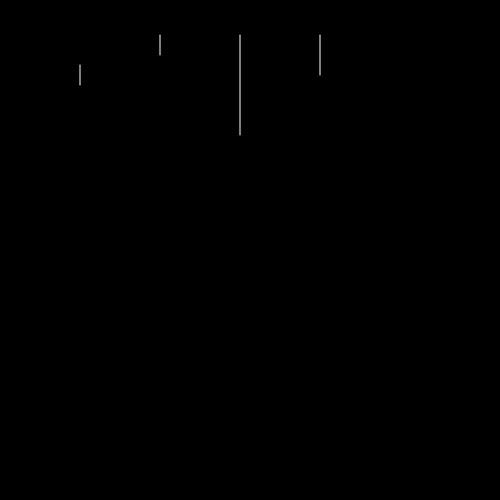
Frame 1 (no input)
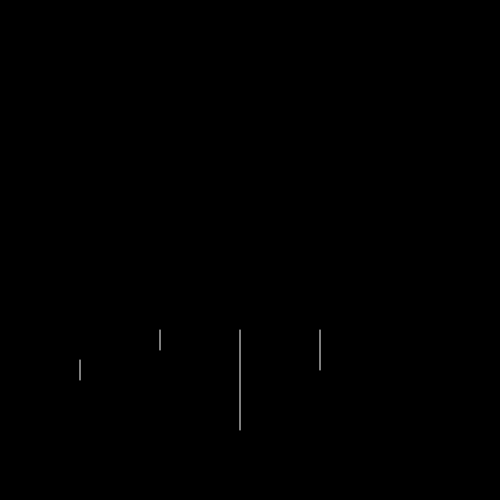
Frame 60 (no input)
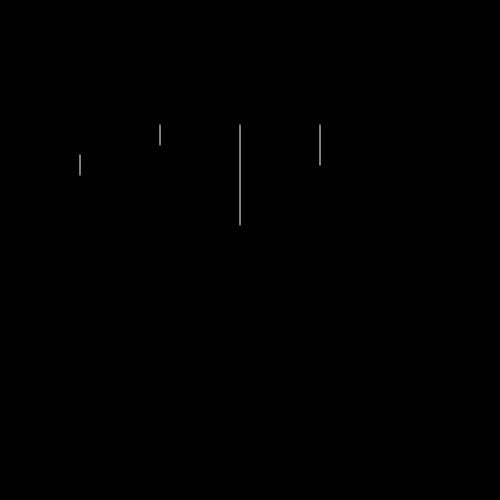
Frame 120 (the mouse pressed at the canvas centre since frame 60)

The p5.js sketch that drew these frames (run headless with seeded random() and noise() and a simulated clock; from frame 60 on, the mouse is pressed at the canvas centre):

// p5.js sketch
// ── sketch.js
var x = 80;
var y = 60;
var speed = 5;


function setup() {
  createCanvas(500, 500);
}

function draw() {
  background(0);
  currentTime = millis ();
  if (currentTime < 5000) {
     y += speed;
    if (y > height) {
        y = 0;
      }
    stroke(255);
      line(x, y, x, y+20);
      line(2*x, y-30, 2*x, y+20-30);
      line(3*x, y-30, 3*x, y+20+50);
      line(4*x, y-30, 4*x, y+20-10);
  } else {
fill(255, 255, 0);
noStroke()
ellipse(width/2, y, 30, 30);
}
}
